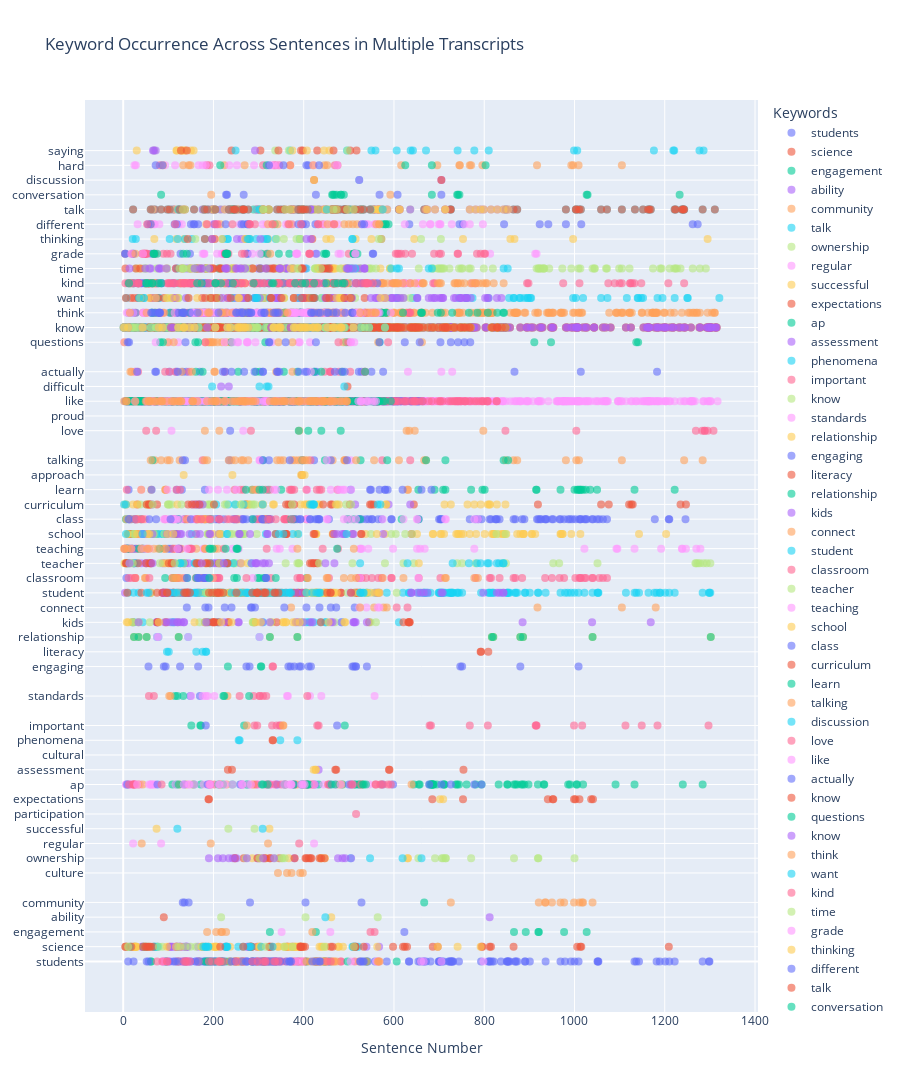

Source (notebook cell):
### Code cell
import plotly.graph_objects as go
import numpy as np

# Example keywords to track
keywords = ['students', "science", 'engagement', 'ability', 'community', 'talk',
            'culture', 'ownership', 'regular', 'successful', 'participation', 'expectations', 
            'ap', 'assessment', 'cultural', 'phenomena', 'important', 'know', 'standards', 'relationship',
            "engaging", 'literacy', 'relationship', 'kids', 'connect', 'student', 'classroom', 
            'teacher', 'teaching', 'school', 'class', 'curriculum', 'learn', 'approach', 'talking', 
            'discussion', 'love', 'proud', 'like', 'difficult', 'actually', 'know', 'questions', 'know',
            'think', 'want', 'kind', 'time', 'grade', 'thinking', 'different', 'talk', 'conversation', 
            'discussion', 'hard', 'saying']

# Map keywords to numeric values for plotting
keyword_mapping = {keyword: i for i, keyword in enumerate(keywords)}

# Create a figure with an increased height to better fit the number of keywords
fig = go.Figure()

# Process each transcript and plot keyword occurrences
for i, df in enumerate(processed_transcripts):
    transcript_name = f"Transcript {i + 1}"
    
    # Get sentence tokens from each transcript
    sentence_tokens = df['nltk_unprocessed_sentence_tokens'].explode().tolist()  # Flatten sentence tokens
    
    # Loop through keywords and plot occurrences in sentences
    for keyword in keywords:
        # Find occurrences of the keyword in the sentences
        occurrences = [(transcript_name, j + 1) for j, sentence in enumerate(sentence_tokens) if keyword in sentence.lower()]
        sentence_nums = [occ[1] for occ in occurrences if occ[0] == transcript_name]
        y_values = np.full_like(sentence_nums, keyword_mapping[keyword], dtype=float)

        # Adding traces for each keyword
        fig.add_trace(go.Scatter(x=sentence_nums, y=y_values, mode='markers', name=keyword,
                                 text=[f'Sentence: {num}' for num in sentence_nums],
                                 marker=dict(size=8, opacity=0.6)))

# Update layout with an appropriate height and labels
fig.update_layout(title='Keyword Occurrence Across Sentences in Multiple Transcripts',
                  xaxis_title='Sentence Number',
                  yaxis=dict(tickmode='array', tickvals=list(keyword_mapping.values()), ticktext=list(keyword_mapping.keys())),
                  legend_title='Keywords',
                  height=1200)  # Adjust height based on number of keywords

# Save the figure to an HTML file for interactive viewing
fig.write_html('data/my_interactive_plots.html')

# Show the figure
fig.show()
